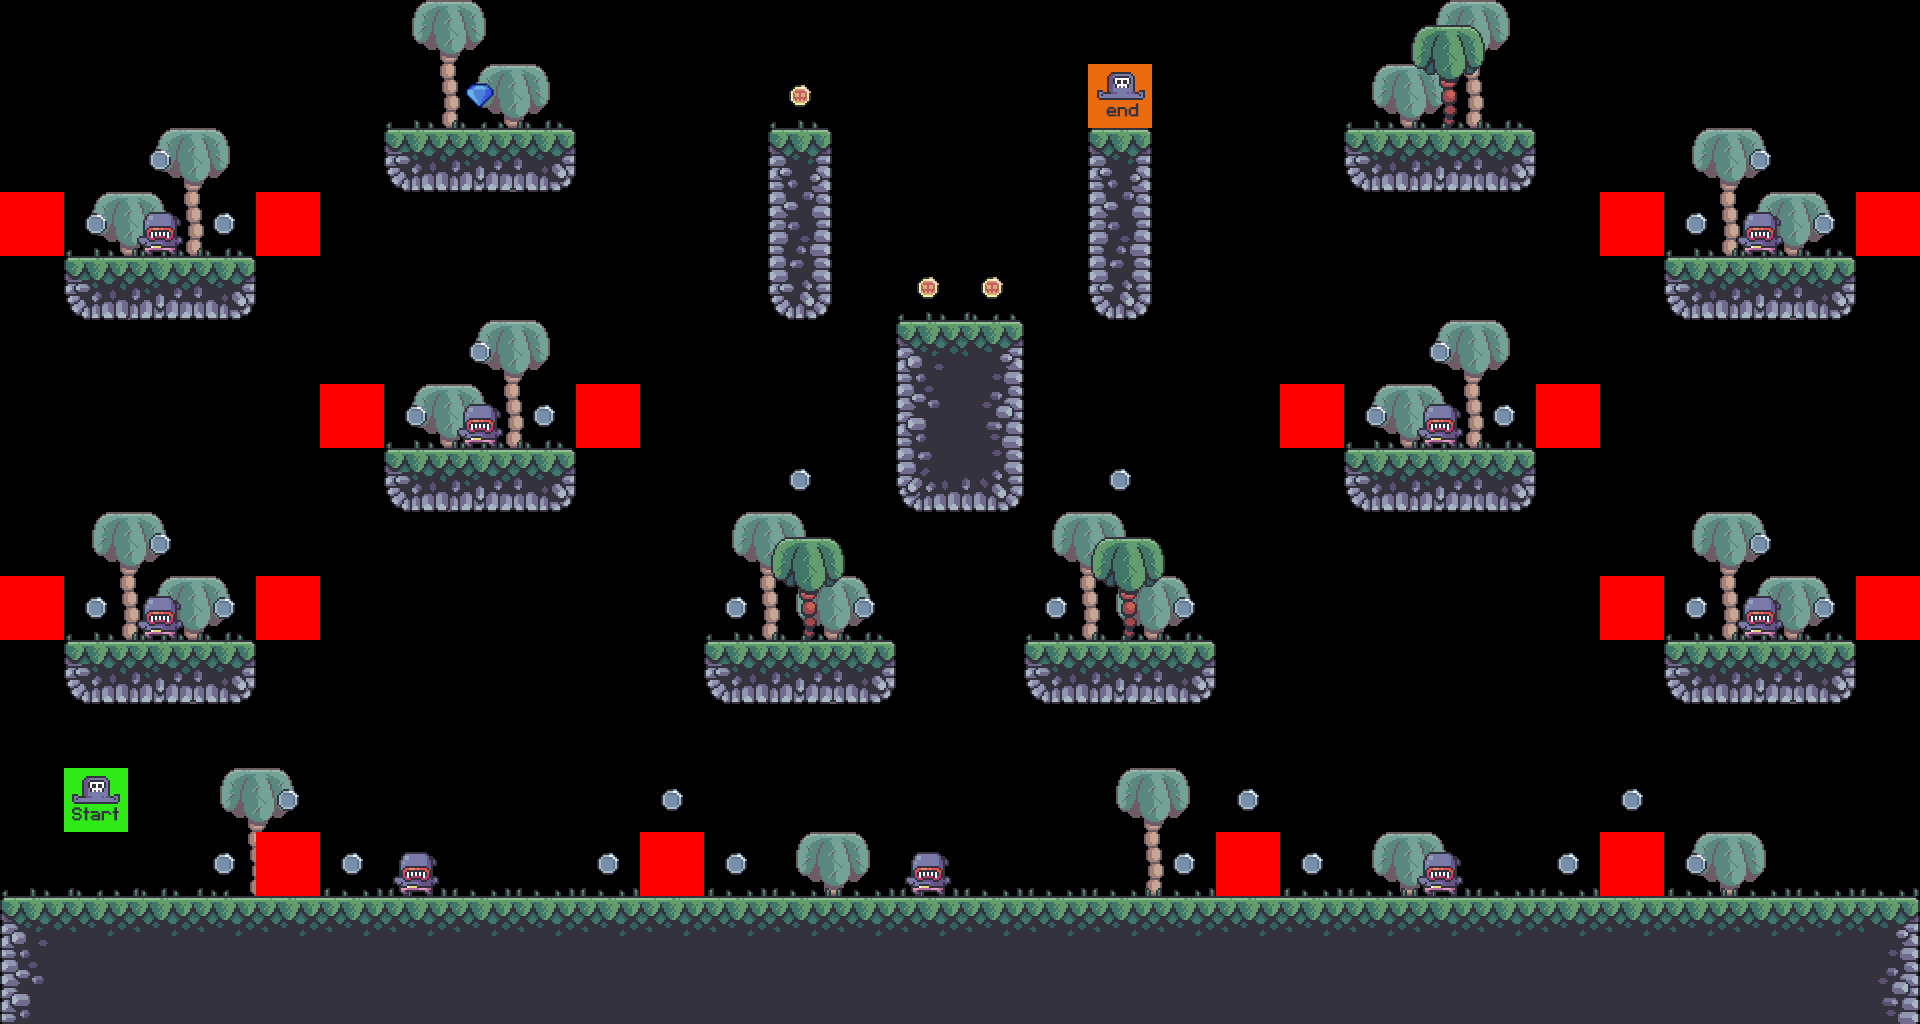

Rendered tile map (Tiled .tmx) drawn with the repository's tilesets; below, a short description and the map source with its tile grids summarised:
An orthogonal 30x16 tile map with 64x64 px tiles, 10 tile layers (bg_palms, terrain, crates, grass, ...), 8 tilesets.

<map version="1.9" tiledversion="1.9.2" orientation="orthogonal" renderorder="right-down" width="30" height="16" tilewidth="64" tileheight="64" infinite="0" nextlayerid="11" nextobjectid="1">
 <tileset firstgid="1" source="../tilesets/terrain_tiles.tsx" />
 <tileset firstgid="17" source="../tilesets/palms.tsx" />
 <tileset firstgid="20" source="../tilesets/crates.tsx" />
 <tileset firstgid="21" source="../tilesets/grass_tiles.tsx" />
 <tileset firstgid="26" source="../tilesets/enemy_tiles.tsx" />
 <tileset firstgid="28" source="../tilesets/coin_tiles.tsx" />
 <tileset firstgid="30" source="../tilesets/diamond_tile.tsx" />
 <tileset firstgid="31" source="../tilesets/setup_tiles.tsx" />
 <layer id="2" name="bg_palms" width="30" height="16">
  <data>[480 cells, 25 non-empty, 1 distinct tile ids]</data>
 </layer>
 <layer id="1" name="terrain" width="30" height="16">
  <data>[480 cells, 102 non-empty, 14 distinct tile ids]</data>
 </layer>
 <layer id="3" name="crates" width="30" height="16">
  <data>[480 cells, 4 non-empty, 1 distinct tile ids]</data>
 </layer>
 <layer id="4" name="grass" width="30" height="16">
  <data>[480 cells, 64 non-empty, 5 distinct tile ids]</data>
 </layer>
 <layer id="5" name="enemies" width="30" height="16">
  <data>[480 cells, 9 non-empty, 1 distinct tile ids]</data>
 </layer>
 <layer id="6" name="constraints" width="30" height="16">
  <data>[480 cells, 16 non-empty, 1 distinct tile ids]</data>
 </layer>
 <layer id="7" name="fg_palms" width="30" height="16">
  <data>[480 cells, 3 non-empty, 1 distinct tile ids]</data>
 </layer>
 <layer id="8" name="coins" width="30" height="16">
  <data>[480 cells, 39 non-empty, 2 distinct tile ids]</data>
 </layer>
 <layer id="9" name="diamond" width="30" height="16">
  <data>[480 cells, 1 non-empty, 1 distinct tile ids]</data>
 </layer>
 <layer id="10" name="player" width="30" height="16">
  <data>[480 cells, 2 non-empty, 2 distinct tile ids]</data>
 </layer>
</map>
